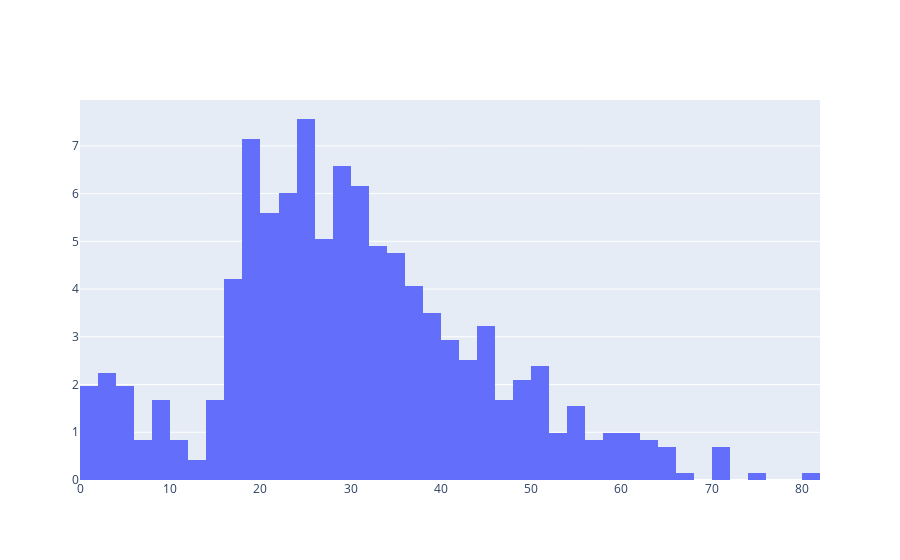

Write notebook code for a chart like this one.
### Code cell
fig = go.Figure(data=[go.Histogram(x=titanic_data["Age"], histnorm='percent')])

fig.show()

### Figure 1 — Plotly figure (JSON) as saved in the notebook; plotly's stock layout.template omitted (floating-point values rounded to 4 significant figures; data arrays with more than 128 entries replaced by an {"elided": "..."} marker saying what was removed)
{"data": [{"histnorm": "percent", "type": "histogram", "x": {"elided": "891 float values"}}], "layout": {}}
